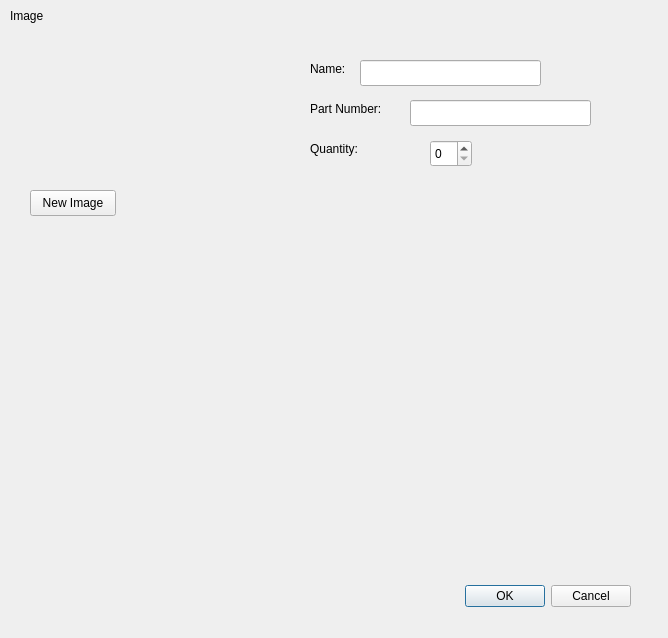
<?xml version="1.0" encoding="UTF-8"?>
<ui version="4.0">
 <class>AddItemDialog</class>
 <widget class="QDialog" name="Add_Item_Dialog">
  <property name="geometry">
   <rect>
    <x>0</x>
    <y>0</y>
    <width>668</width>
    <height>638</height>
   </rect>
  </property>
  <property name="windowTitle">
   <string>Dialog</string>
  </property>
  <widget class="QDialogButtonBox" name="buttonBox">
   <property name="geometry">
    <rect>
     <x>290</x>
     <y>580</y>
     <width>341</width>
     <height>32</height>
    </rect>
   </property>
   <property name="orientation">
    <enum>Qt::Orientation::Horizontal</enum>
   </property>
   <property name="standardButtons">
    <set>QDialogButtonBox::StandardButton::Cancel|QDialogButtonBox::StandardButton::Ok</set>
   </property>
  </widget>
  <widget class="QLabel" name="Name">
   <property name="geometry">
    <rect>
     <x>310</x>
     <y>60</y>
     <width>58</width>
     <height>18</height>
    </rect>
   </property>
   <property name="text">
    <string>Name: </string>
   </property>
  </widget>
  <widget class="QLineEdit" name="edit_name">
   <property name="geometry">
    <rect>
     <x>360</x>
     <y>60</y>
     <width>181</width>
     <height>26</height>
    </rect>
   </property>
  </widget>
  <widget class="QLabel" name="Part_Number">
   <property name="geometry">
    <rect>
     <x>310</x>
     <y>100</y>
     <width>91</width>
     <height>18</height>
    </rect>
   </property>
   <property name="text">
    <string>Part Number:</string>
   </property>
  </widget>
  <widget class="QLineEdit" name="edit_part_num">
   <property name="geometry">
    <rect>
     <x>410</x>
     <y>100</y>
     <width>181</width>
     <height>26</height>
    </rect>
   </property>
  </widget>
  <widget class="QLabel" name="Quantity">
   <property name="geometry">
    <rect>
     <x>310</x>
     <y>140</y>
     <width>61</width>
     <height>18</height>
    </rect>
   </property>
   <property name="text">
    <string>Quantity: </string>
   </property>
  </widget>
  <widget class="QLabel" name="Image">
   <property name="geometry">
    <rect>
     <x>10</x>
     <y>0</y>
     <width>61</width>
     <height>31</height>
    </rect>
   </property>
   <property name="text">
    <string>Image</string>
   </property>
  </widget>
  <widget class="QPushButton" name="Select_Image">
   <property name="geometry">
    <rect>
     <x>30</x>
     <y>190</y>
     <width>86</width>
     <height>26</height>
    </rect>
   </property>
   <property name="text">
    <string>New Image</string>
   </property>
  </widget>
  <widget class="QLabel" name="Image_Label">
   <property name="geometry">
    <rect>
     <x>10</x>
     <y>30</y>
     <width>151</width>
     <height>101</height>
    </rect>
   </property>
   <property name="text">
    <string/>
   </property>
  </widget>
  <widget class="QSpinBox" name="edit_quantity">
   <property name="geometry">
    <rect>
     <x>430</x>
     <y>140</y>
     <width>42</width>
     <height>27</height>
    </rect>
   </property>
  </widget>
 </widget>
 <resources/>
 <connections>
  <connection>
   <sender>buttonBox</sender>
   <signal>accepted()</signal>
   <receiver>Add_Item_Dialog</receiver>
   <slot>accept()</slot>
   <hints>
    <hint type="sourcelabel">
     <x>248</x>
     <y>254</y>
    </hint>
    <hint type="destinationlabel">
     <x>157</x>
     <y>274</y>
    </hint>
   </hints>
  </connection>
  <connection>
   <sender>buttonBox</sender>
   <signal>rejected()</signal>
   <receiver>Add_Item_Dialog</receiver>
   <slot>reject()</slot>
   <hints>
    <hint type="sourcelabel">
     <x>316</x>
     <y>260</y>
    </hint>
    <hint type="destinationlabel">
     <x>286</x>
     <y>274</y>
    </hint>
   </hints>
  </connection>
 </connections>
</ui>
